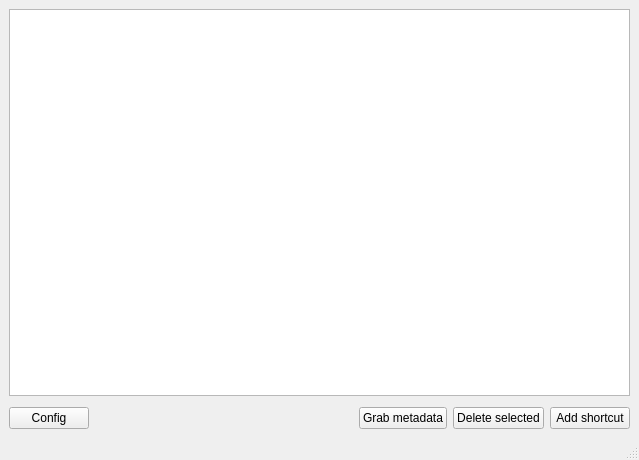
<?xml version="1.0" encoding="UTF-8"?>
<ui version="4.0">
 <class>MainWindow</class>
 <widget class="QMainWindow" name="MainWindow">
  <property name="geometry">
   <rect>
    <x>0</x>
    <y>0</y>
    <width>639</width>
    <height>460</height>
   </rect>
  </property>
  <property name="windowTitle">
   <string>SteamShorty</string>
  </property>
  <widget class="QWidget" name="centralwidget">
   <property name="acceptDrops">
    <bool>true</bool>
   </property>
   <layout class="QGridLayout" name="gridLayout_2">
    <item row="9" column="0">
     <layout class="QHBoxLayout" name="horizontalLayout_2">
      <item>
       <widget class="QPushButton" name="configButton">
        <property name="text">
         <string>Config</string>
        </property>
       </widget>
      </item>
      <item>
       <spacer name="horizontalSpacer_3">
        <property name="orientation">
         <enum>Qt::Orientation::Horizontal</enum>
        </property>
        <property name="sizeHint" stdset="0">
         <size>
          <width>40</width>
          <height>20</height>
         </size>
        </property>
       </spacer>
      </item>
      <item>
       <widget class="QPushButton" name="metadataButton">
        <property name="text">
         <string>Grab metadata</string>
        </property>
       </widget>
      </item>
      <item>
       <widget class="QPushButton" name="deleteButton">
        <property name="text">
         <string>Delete selected</string>
        </property>
       </widget>
      </item>
      <item>
       <widget class="QPushButton" name="addButton">
        <property name="text">
         <string>Add shortcut</string>
        </property>
       </widget>
      </item>
     </layout>
    </item>
    <item row="0" column="0">
     <widget class="QTableWidget" name="shortcutsList">
      <property name="sizePolicy">
       <sizepolicy hsizetype="Expanding" vsizetype="Expanding">
        <horstretch>0</horstretch>
        <verstretch>0</verstretch>
       </sizepolicy>
      </property>
      <property name="palette">
       <palette>
        <active>
         <colorrole role="Highlight">
          <brush brushstyle="SolidPattern">
           <color alpha="255">
            <red>0</red>
            <green>170</green>
            <blue>255</blue>
           </color>
          </brush>
         </colorrole>
         <colorrole role="Link">
          <brush brushstyle="SolidPattern">
           <color alpha="255">
            <red>0</red>
            <green>0</green>
            <blue>255</blue>
           </color>
          </brush>
         </colorrole>
         <colorrole role="LinkVisited">
          <brush brushstyle="SolidPattern">
           <color alpha="255">
            <red>0</red>
            <green>0</green>
            <blue>127</blue>
           </color>
          </brush>
         </colorrole>
         <colorrole role="Accent">
          <brush brushstyle="SolidPattern">
           <color alpha="255">
            <red>0</red>
            <green>85</green>
            <blue>255</blue>
           </color>
          </brush>
         </colorrole>
        </active>
        <inactive>
         <colorrole role="Highlight">
          <brush brushstyle="SolidPattern">
           <color alpha="255">
            <red>0</red>
            <green>170</green>
            <blue>255</blue>
           </color>
          </brush>
         </colorrole>
         <colorrole role="Link">
          <brush brushstyle="SolidPattern">
           <color alpha="255">
            <red>0</red>
            <green>0</green>
            <blue>255</blue>
           </color>
          </brush>
         </colorrole>
         <colorrole role="LinkVisited">
          <brush brushstyle="SolidPattern">
           <color alpha="255">
            <red>0</red>
            <green>0</green>
            <blue>127</blue>
           </color>
          </brush>
         </colorrole>
         <colorrole role="Accent">
          <brush brushstyle="SolidPattern">
           <color alpha="255">
            <red>0</red>
            <green>85</green>
            <blue>255</blue>
           </color>
          </brush>
         </colorrole>
        </inactive>
        <disabled>
         <colorrole role="Link">
          <brush brushstyle="SolidPattern">
           <color alpha="255">
            <red>0</red>
            <green>0</green>
            <blue>255</blue>
           </color>
          </brush>
         </colorrole>
         <colorrole role="LinkVisited">
          <brush brushstyle="SolidPattern">
           <color alpha="255">
            <red>0</red>
            <green>0</green>
            <blue>127</blue>
           </color>
          </brush>
         </colorrole>
         <colorrole role="Accent">
          <brush brushstyle="SolidPattern">
           <color alpha="255">
            <red>0</red>
            <green>85</green>
            <blue>255</blue>
           </color>
          </brush>
         </colorrole>
        </disabled>
       </palette>
      </property>
      <property name="acceptDrops">
       <bool>true</bool>
      </property>
      <property name="defaultDropAction">
       <enum>Qt::DropAction::IgnoreAction</enum>
      </property>
      <property name="alternatingRowColors">
       <bool>true</bool>
      </property>
      <property name="selectionMode">
       <enum>QAbstractItemView::SelectionMode::ExtendedSelection</enum>
      </property>
      <property name="selectionBehavior">
       <enum>QAbstractItemView::SelectionBehavior::SelectRows</enum>
      </property>
      <property name="textElideMode">
       <enum>Qt::TextElideMode::ElideRight</enum>
      </property>
      <property name="gridStyle">
       <enum>Qt::PenStyle::SolidLine</enum>
      </property>
      <property name="sortingEnabled">
       <bool>false</bool>
      </property>
      <property name="cornerButtonEnabled">
       <bool>false</bool>
      </property>
      <attribute name="horizontalHeaderMinimumSectionSize">
       <number>50</number>
      </attribute>
      <attribute name="horizontalHeaderStretchLastSection">
       <bool>true</bool>
      </attribute>
     </widget>
    </item>
    <item row="5" column="0">
     <spacer name="horizontalSpacer_2">
      <property name="orientation">
       <enum>Qt::Orientation::Horizontal</enum>
      </property>
      <property name="sizeHint" stdset="0">
       <size>
        <width>40</width>
        <height>5</height>
       </size>
      </property>
     </spacer>
    </item>
   </layout>
  </widget>
  <widget class="QStatusBar" name="statusBar"/>
  <action name="actionSetup">
   <property name="text">
    <string>Setup</string>
   </property>
  </action>
  <action name="actionExit">
   <property name="text">
    <string>Exit</string>
   </property>
  </action>
 </widget>
 <resources/>
 <connections/>
</ui>
